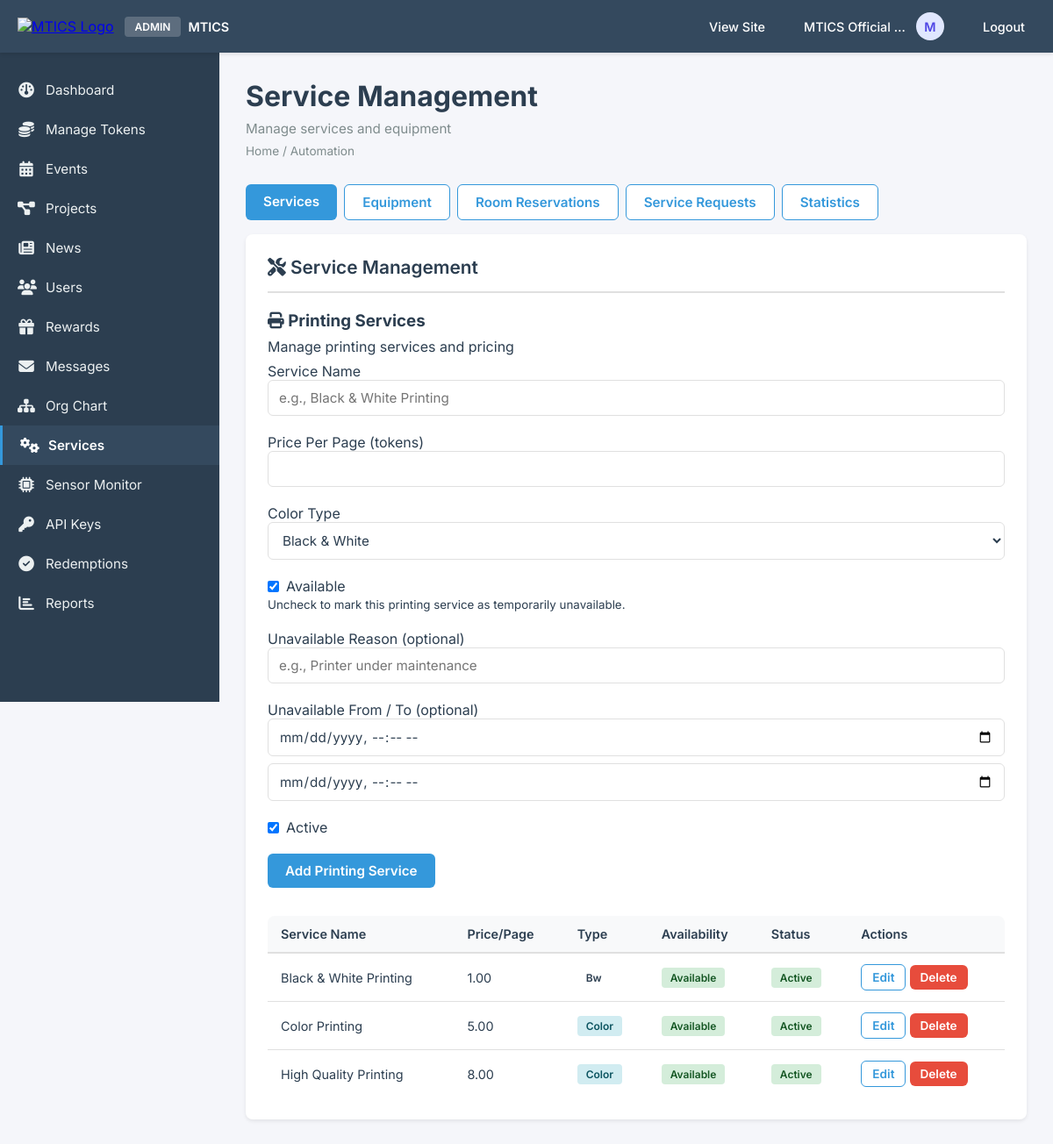
Page /admin/automation.php (signed in) on the committed database.
### tables this page shows
CREATE TABLE IF NOT EXISTS printing_services (
    id INT AUTO_INCREMENT PRIMARY KEY,
    name VARCHAR(255) NOT NULL,
    description TEXT,
    price_per_page DECIMAL(10, 2) NOT NULL,
    color_options ENUM('bw', 'color') DEFAULT 'bw',
    paper_size ENUM('a4', 'a3', 'legal', 'letter') DEFAULT 'a4',
    is_available BOOLEAN DEFAULT TRUE,
    unavailable_reason VARCHAR(255) NULL,
    unavailable_from DATETIME NULL,
    unavailable_to DATETIME NULL,
    is_active BOOLEAN DEFAULT TRUE,
    created_at TIMESTAMP DEFAULT CURRENT_TIMESTAMP,
    INDEX idx_is_active (is_active),
    INDEX idx_is_available (is_available)
);

### config/config.php (called while the page is built, shortened)
<?php
function format_tokens($amount) {
    return number_format($amount, 2);
}

### admin/automation.php (the view, shortened to what this page needs)
<?php
require_once '../config/config.php';
$db = Database::getInstance()->getConnection();
$editing_printing_service = null;
include '../includes/admin_header.php';
?>
<div class="admin-content">
    <div class="admin-container">
        <div class="admin-page-header">
            <h1 class="admin-page-title">Service Management</h1>
            <p class="admin-page-subtitle">Manage services and equipment</p>
            <div class="admin-breadcrumb">
                <a href="<?php echo SITE_URL; ?>/admin/index.php">Home</a> / Automation
            </div>
        </div>
        <div class="admin-subnav">
            <a href="#services" role="button" class="admin-btn admin-btn-secondary subnav-btn" data-target="services">Services</a>
            <a href="#equipment" role="button" class="admin-btn admin-btn-secondary subnav-btn" data-target="equipment">Equipment</a>
            <a href="#room-reservations" role="button" class="admin-btn admin-btn-secondary subnav-btn" data-target="room-reservations">Room Reservations</a>
            <a href="#service-requests" role="button" class="admin-btn admin-btn-secondary subnav-btn" data-target="service-requests">Service Requests</a>
            <a href="#statistics" role="button" class="admin-btn admin-btn-secondary subnav-btn" data-target="statistics">Statistics</a>
        </div>
        <div class="admin-section mgmt-section active" id="services">
            <h2 class="admin-section-title"><i class="fa-solid fa-screwdriver-wrench"></i> Service Management</h2>
            <div class="grid grid-1">
                <div class="card" id="printing-services">
                    <div class="card-header">
                        <h3 class="card-title"><i class="fa-solid fa-print"></i> Printing Services</h3>
                        <p style="color: var(--medium-gray); margin: 0.5rem 0;">Manage printing services and pricing</p>
                    </div>
                    <div class="card-body">
                        <?php $is_editing_print = !empty($editing_printing_service); ?>
                        <form method="POST" action="#printing-services" style="margin-bottom: 2rem;">
                            <div class="admin-form-group">
                                <label>Service Name</label>
                                <input
                                    type="text"
                                    name="name"
                                    class="admin-form-input"
                                    placeholder="e.g., Black & White Printing"
                                    required
                                    value="<?php echo $is_editing_print ? htmlspecialchars($editing_printing_service['name'] ?? '') : ''; ?>"
                                >
                            </div>
                            <div class="admin-form-group">
                                <label>Price Per Page (tokens)</label>
                                <input
                                    type="number"
                                    name="price_per_page"
                                    class="admin-form-input"
                                    step="0.01"
                                    min="0"
                                    required
                                    value="<?php echo $is_editing_print ? htmlspecialchars((string)($editing_printing_service['price_per_page'] ?? '')) : ''; ?>"
                                >
                            </div>
                            <div class="admin-form-group">
                                <label>Color Type</label>
                                <select name="color_options" class="admin-form-input" required>
                                    <?php $color = $is_editing_print ? ($editing_printing_service['color_options'] ?? 'bw') : 'bw'; ?>
                                    <option value="bw" <?php echo $color === 'bw' ? 'selected' : ''; ?>>Black & White</option>
                                </select>
                            </div>
                            <div class="admin-form-group">
                                <?php
                                $is_available = $is_editing_print ? !empty($editing_printing_service['is_available']) : true;
                                $unavailable_reason = $is_editing_print ? ($editing_printing_service['unavailable_reason'] ?? '') : '';
                                ?>
                                <label style="display: flex; align-items: center; gap: 0.5rem;">
                                    <input type="checkbox" name="is_available" <?php echo $is_available ? 'checked' : ''; ?>>
                                    <span>Available</span>
                                </label>
                                <small style="color: var(--medium-gray);">Uncheck to mark this printing service as temporarily unavailable.</small>
                            </div>
                            <div class="admin-form-group">
                                <label>Unavailable Reason (optional)</label>
                                <input
                                    type="text"
                                    name="unavailable_reason"
                                    class="admin-form-input"
                                    placeholder="e.g., Printer under maintenance"
                                    value="<?php echo htmlspecialchars($unavailable_reason); ?>"
                                >
                            </div>
                            <div class="admin-form-group">
                                <label>Unavailable From / To (optional)</label>
                                <div style="display:flex; gap:0.5rem; flex-wrap:wrap;">
                                    <input
                                        type="datetime-local"
                                        name="unavailable_from"
                                        class="admin-form-input"
                                        value="<?php echo $is_editing_print && !empty($editing_printing_service['unavailable_from']) ? date('Y-m-d\TH:i', strtotime($editing_printing_service['unavailable_from'])) : ''; ?>"
                                    >
                                    <input
                                        type="datetime-local"
                                        name="unavailable_to"
                                        class="admin-form-input"
                                        value="<?php echo $is_editing_print && !empty($editing_printing_service['unavailable_to']) ? date('Y-m-d\TH:i', strtotime($editing_printing_service['unavailable_to'])) : ''; ?>"
                                    >
                                </div>
                            </div>
                            <div class="admin-form-group">
                                <?php $print_active = $is_editing_print ? !empty($editing_printing_service['is_active']) : true; ?>
                                <label style="display: flex; align-items: center; gap: 0.5rem;">
                                    <input type="checkbox" name="is_active" <?php echo $print_active ? 'checked' : ''; ?>>
                                    <span>Active</span>
                                </label>
                            </div>
                            <div style="display:flex; gap: .75rem; flex-wrap: wrap;">
                                <button type="submit" class="admin-btn admin-btn-primary">
                                    <?php echo $is_editing_print ? 'Update Printing Service' : 'Add Printing Service'; ?>
                                </button>
                            </div>
                        </form>
                        <div class="admin-table-container">
                            <table class="admin-table">
                                <thead>
                                    <tr>
                                        <th>Service Name</th>
                                        <th>Price/Page</th>
                                        <th>Type</th>
                                        <th>Availability</th>
                                        <th>Status</th>
                                        <th>Actions</th>
                                    </tr>
                                </thead>
                                <tbody>
                                    <?php
                                    $printing_services = $db->query("SELECT * FROM printing_services ORDER BY price_per_page ASC")->fetchAll();
                                    if (empty($printing_services)):
                                    ?>
                                        <tr>
                                            <td colspan="6" style="text-align:center; padding: var(--spacing-md); color: var(--medium-gray);">
                                                No printing services yet
                                            </td>
                                        </tr>
                                    <?php else: ?>
                                        <?php foreach ($printing_services as $service): ?>
                                            <tr>
                                                <td><?php echo htmlspecialchars($service['name']); ?></td>
                                                <td><?php echo format_tokens($service['price_per_page']); ?></td>
                                                <td>
                                                    <span class="badge badge-<?php echo $service['color_options'] === 'color' ? 'info' : 'secondary'; ?>">
                                                        <?php echo ucfirst($service['color_options']); ?>
                                                    </span>
                                                </td>
                                                <td>
                                                    <?php if (!empty($service['is_available'])): ?>
                                                        <span class="badge badge-success">Available</span>
                                                    <?php endif; ?>
                                                </td>
                                                <td>
                                                    <span class="badge badge-<?php echo $service['is_active'] ? 'success' : 'warning'; ?>">
                                                        <?php echo $service['is_active'] ? 'Active' : 'Inactive'; ?>
                                                    </span>
                                                </td>
                                                <td style="white-space: nowrap;">
                                                    <a class="admin-btn admin-btn-secondary admin-btn-sm" href="automation.php?edit_printing_service=<?php echo (int)$service['id']; ?>#printing-services">
                                                        Edit
                                                    </a>
                                                    <form method="POST" action="#printing-services" style="display: inline;">
                                                        <button type="submit" class="admin-btn admin-btn-danger admin-btn-sm" onclick="return confirm('Delete this printing service?')">
                                                            Delete
                                                        </button>
                                                    </form>
                                                </td>
                                            </tr>
                                        <?php endforeach; ?>
                                    <?php endif; ?>
                                </tbody>
                            </table>
                        </div>
                    </div>
                </div>
            </div>
        </div>
</div>
<?php include '../includes/admin_footer.php'; ?>

### rows in the picture
printing_services: name "Black & White Printing", price_per_page "1.00", color_options "Bw", is_available "Available", is_active "Active"
printing_services: name "Color Printing", price_per_page "5.00", color_options "Color", is_available "Available", is_active "Active"
printing_services: name "High Quality Printing", price_per_page "8.00", color_options "Color", is_available "Available", is_active "Active"

### other values in the picture
$admin_name "MTICS Official…"
$admin_initial "M"
